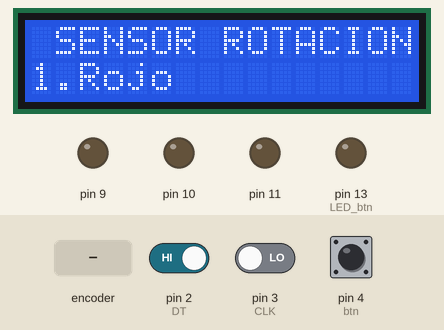
This sketch was run on a simulated Arduino Uno, built with avr-gcc and run on an emulated ATmega328P. Parts: 16×2 character LCD, output pins drawn as LEDs (lit = HIGH). The test bench sets the inputs (shaded band); at power-on: pin 4 (btn) HIGH, pin 2 (DT) HIGH, pin 3 (CLK) LOW. What the sketch prints to the serial monitor is not drawn.

Above: at 1.2 s.
1.3 s: pin 4 (btn) pulled LOW for 1 s
At 3.8 s:
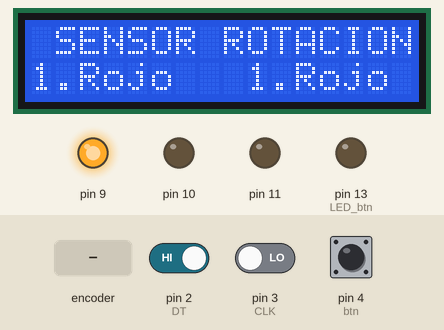
4.2 s: pin 4 (btn) pulled LOW for 3.2 s
At 4.7 s:
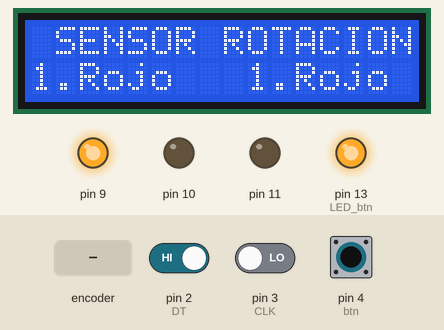
8.9 s: pin 2 (DT) driven LOW and pin 4 (btn) driven LOW
At 9.4 s:
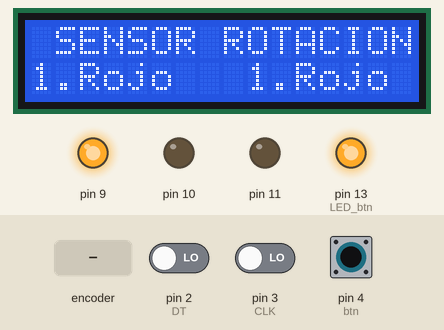
10.4 s: rotary encoder on pin 3 (CLK) / pin 2 (DT) turned 1 step (first pin leading)
At 11.5 s:
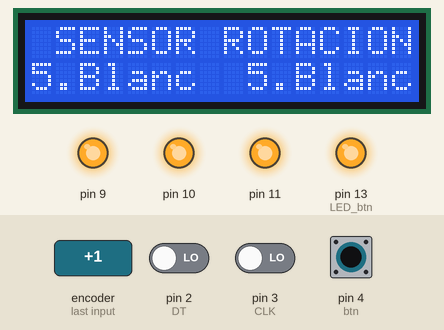
13.2 s: rotary encoder on pin 3 (CLK) / pin 2 (DT) turned 2 steps (second pin leading)
At 13.8 s:
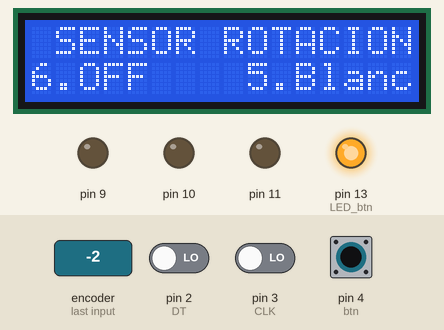
15.4 s: rotary encoder on pin 3 (CLK) / pin 2 (DT) turned 1 step (first pin leading)
At 16.6 s:
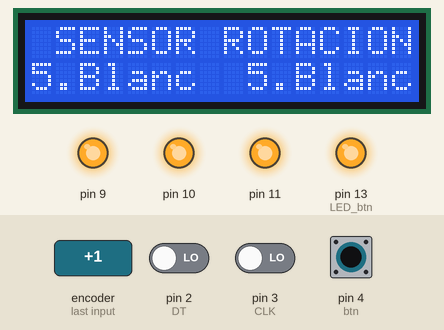
Timing chart, 0 to 18.4 s (numbered marks = the images above; inputs shaded):
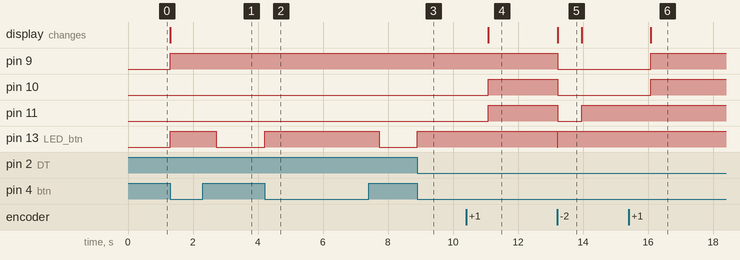

The sketch:

encoder.ino
```cpp
/* Menú hecho con Encoder y Display LCD (I2C), partiendo del ofrecido por http://elprofegarcia.com/
 Debe instalar la libreria LiquidCrystal_I2C para que le funcione el programa

 Conexión del encoder al Arduino
 Encoder---->  Arduino
 CLK            2
 DT             3
 SW             4
 +              5V
 GND            GND

 Conexiones del I2C al Arduino:
 I2C ---->  Arduino
 SCL        A5
 SDA        A4
 VCC        5V
 GND        GND

Conexion del LED RGB
Pin Rojo ---> D9
Pin Verde ---> D10
Pin Azul ---> D11

*/

#include<Wire.h>
#include <LiquidCrystal_I2C.h>
LiquidCrystal_I2C lcd(0x27,16,2); // dependiendo del fabricante del LCD el código 0x27 puede cambiar
                                  // 0x3F , 0x20 , 0x38 ,
#define DT  2       // DT a pin digital 2 (DT en módulo) Pin de la interrupción
#define CLK  3      // CLK a pin digital 3 (CLK en módulo)
#define btn 4       // Switch del encoder al pin 4
#define LED_btn 13  // LED al pulsar el Switch Pin 13

char *menu1[] = {"1.Rojo ", "2.Azul ", "3.Verde","4.Amari", "5.Blanc", "6.OFF  "}; // Array del menú 1
volatile int posicion_encoder = 0; // Posición del encoder
int ant_posicion = 0;    // Valor anterior de la posición del encoder

void setup() {
  pinMode(DT, INPUT);
  pinMode(CLK, INPUT);
  pinMode(btn, INPUT_PULLUP);    // Entrada con resistencia Pullup para el Switch del encoder
  pinMode(LED_btn, OUTPUT);
  pinMode(9, OUTPUT);
  pinMode(10, OUTPUT);
  pinMode(11, OUTPUT);

  lcd.init();                 // inicializa el LCD
  lcd.backlight();
  lcd.clear();
  lcd.setCursor(0,0);
  lcd.print(" SENSOR ROTACION"); // Mensaje inicial en LCD

  attachInterrupt(digitalPinToInterrupt(DT), encoder, LOW);  // Se habilita interrupción en pin 2 modo LOW
  Serial.begin(9600);   // incializa Puerto Serie a 9600 bps
  Serial.println("SENSOR ROTACION");  // Mensaje inicial en Puerto Serie
  lcd.setCursor(0,1);
  lcd.print(menu1[posicion_encoder]);
}

void loop() {
  if (digitalRead(btn) == LOW)     // Si es oprimido el Switch del Encoder
    {
      digitalWrite(LED_btn,HIGH); // Enciende el LED del Pin 13
      accion1();                  // llama a la función que enciende el LED según menú o los apaga
      Serial.println(menu1[posicion_encoder]); // Muestra el valor de la posición del menú
      lcd.setCursor(9,1);
      lcd.print(menu1[posicion_encoder]);
      delay(700);                 // retardo para que no se lea varias veces el Switch del Encoder
      digitalWrite(LED_btn,LOW);  // apaga el LED del Pin 13
    }

  if (posicion_encoder != ant_posicion) { // Si la posición del menú es distinta a la anterior
    Serial.println(menu1[posicion_encoder]); // muestra la nueva posición del menú
    lcd.setCursor(0,1);
    lcd.print(menu1[posicion_encoder]);
    ant_posicion = posicion_encoder ; // actualiza la posición del menú
  }
}


void accion1()  {           // Función que enciende o apaga los LEDs

  if(posicion_encoder==5){
  digitalWrite(9,LOW);digitalWrite(10,LOW);digitalWrite(11,LOW);
  }
  else if(posicion_encoder==0){
    digitalWrite(9,LOW);digitalWrite(10,LOW);digitalWrite(11,LOW);
    digitalWrite(9,HIGH);
  }
  else if(posicion_encoder==1){
    digitalWrite(9,LOW);digitalWrite(10,LOW);digitalWrite(11,LOW);
    digitalWrite(11,HIGH);
  }
  else if(posicion_encoder==2){
    digitalWrite(9,LOW);digitalWrite(10,LOW);digitalWrite(11,LOW);
    digitalWrite(10,HIGH);
  }
  else if(posicion_encoder==3){
    digitalWrite(9,LOW);digitalWrite(10,LOW);digitalWrite(11,LOW);
    digitalWrite(9,HIGH);
    digitalWrite(10,HIGH);
  }
  else if(posicion_encoder==4){
    digitalWrite(9,LOW);digitalWrite(10,LOW);digitalWrite(11,LOW);
    digitalWrite(9,HIGH);
    digitalWrite(10,HIGH);
    digitalWrite(11,HIGH);
  }
}


void encoder()  {                //Función que determina el sentido del giro del encoder
  static unsigned long ultimaInterrupcion = 0;  // variable static con último valor de
                                                // tiempo de interrupción
  unsigned long tiempoInterrupcion = millis();  // variable almacena valor de func. millis

  if (tiempoInterrupcion - ultimaInterrupcion > 5) {  // No lee posibles rebotes en pulsos menores a 5 mseg.
    if (digitalRead(CLK) == HIGH)     // si CLK es HIGH, rotación a la derecha
    {
      posicion_encoder++ ;        // incrementa posición del menú en 1
    }
    else {          // si CLK es LOW, rotación a la izquierda
      posicion_encoder-- ;        // decrementa posición del menú en 1
    }

    posicion_encoder = min(5, max(0, posicion_encoder));  // número de opciones del menú, inferior 0 superior en 5
    ultimaInterrupcion = tiempoInterrupcion;  //actualiza valor del tiempo tiempo
  }
}
```

Measured:
- after the input at 1.3 s, pin 9: LOW → HIGH at once; pin 13 (LED_btn): LOW → HIGH at once, → LOW 1.4 s later; the display: changes at once (image 1)
- after the input at 4.2 s, pin 13 (LED_btn): LOW → HIGH at once, → LOW 3.5 s later
- after the input at 8.9 s, pin 13 (LED_btn): LOW → HIGH at once
- after the input at 10.4 s, pin 10, pin 11: LOW → HIGH after 0.68 s; the display: first changes after 0.68 s (image 4 shows a later state)
- after the input at 13.2 s, pin 9, pin 10: HIGH → LOW at once; pin 11: HIGH → LOW at once, → HIGH 0.73 s later; pin 13 (LED_btn): HIGH → LOW at once, → HIGH 0.02 s later; the display: changes at once (image 5)
- after the input at 15.4 s, pin 9, pin 10: LOW → HIGH after 0.68 s; the display: first changes after 0.68 s (image 6 shows a later state)
